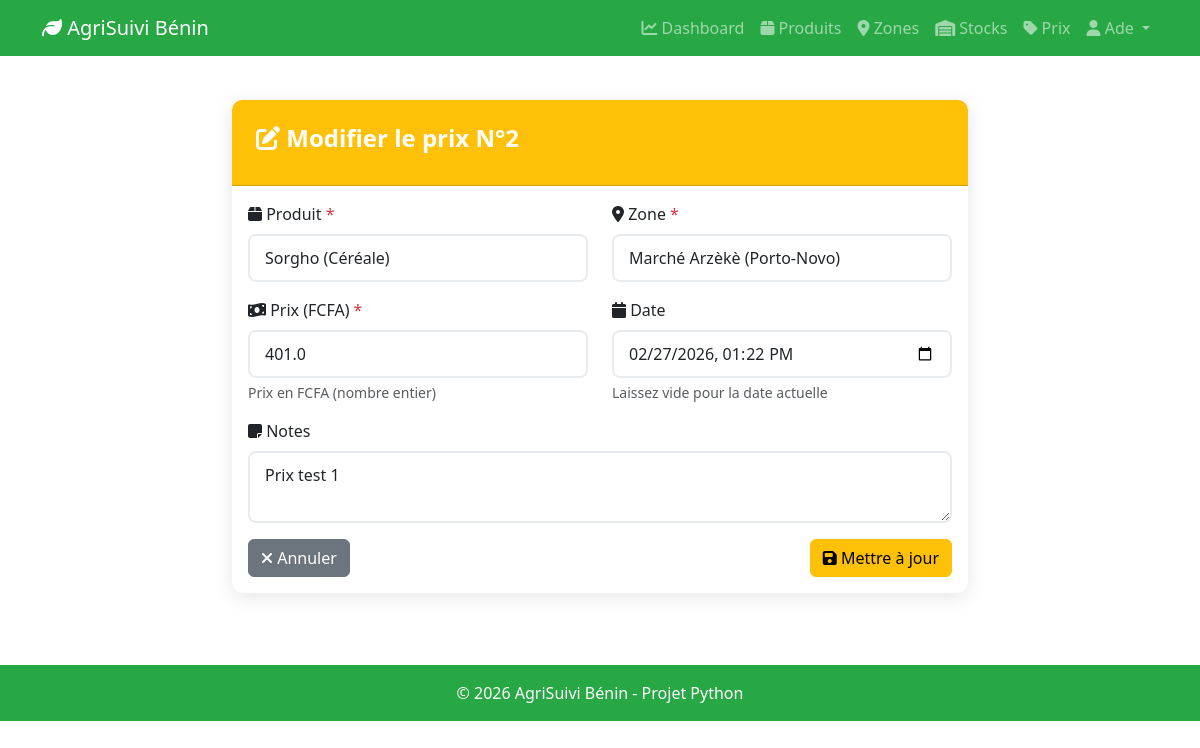
Screenshot of /prices/edit/2 (signed in) with the database file from the repository.
### models.py (models this page shows)
class User(Base):
    __tablename__ = "users"
    id = Column(Integer, primary_key=True, index=True)
    username = Column(String(50), unique=True, index=True)
    email = Column(String(100), unique=True, index=True)
    hashed_password = Column(String(200))
    is_active = Column(Boolean, default=True)
    is_admin = Column(Boolean, default=False)
    created_at = Column(DateTime, default=datetime.now)

class Price(Base):
    __tablename__ = "prices"
    id = Column(Integer, primary_key=True, index=True)
    product_id = Column(Integer, ForeignKey("products.id"))
    zone_id = Column(Integer, ForeignKey("zones.id"))
    price = Column(Float)
    date = Column(DateTime, default=datetime.now)
    notes = Column(Text, nullable=True)
    created_by = Column(Integer, ForeignKey("users.id"), nullable=True)
    product = relationship("Product", back_populates="prices")
    zone = relationship("Zone", back_populates="prices")
    creator = relationship("User")

class Product(Base):
    __tablename__ = "products"
    id = Column(Integer, primary_key=True, index=True)
    name = Column(String(100), index=True)
    category = Column(String(50))
    unit = Column(String(20))
    description = Column(Text, nullable=True)
    created_at = Column(DateTime, default=datetime.now)
    created_by = Column(Integer, ForeignKey("users.id"), nullable=True)
    stocks = relationship("Stock", back_populates="product")
    prices = relationship("Price", back_populates="product")
    creator = relationship("User")

class Zone(Base):
    __tablename__ = "zones"
    id = Column(Integer, primary_key=True, index=True)
    name = Column(String(100), index=True)
    type = Column(String(50))
    department = Column(String(50))
    city = Column(String(100))
    created_at = Column(DateTime, default=datetime.now)
    stocks = relationship("Stock", back_populates="zone")
    prices = relationship("Price", back_populates="zone")

### main.py (the view)
@app.get("/prices/edit/{price_id}")
async def edit_price_form(request: Request, price_id: int, db: Session = Depends(get_db)):
    user = getattr(request.state, 'user', None)
    if not user:
        return RedirectResponse(url="/login", status_code=303)
    price = db.query(models.Price).filter(models.Price.id == price_id).first()
    if not price:
        return RedirectResponse(url="/prices", status_code=303)
    products = db.query(models.Product).all()
    zones = db.query(models.Zone).all()
    return templates.TemplateResponse(
        "prices/edit.html",
        {
            "request": request,
            "price": price,
            "products": products,
            "zones": zones
        }
    )

### templates/prices/edit.html (shortened to what this page needs)
{% extends "base.html" %}
{% block content %}
<div class="row justify-content-center">
    <div class="col-md-8">
        <div class="card">
            <div class="card-header bg-warning text-white">
                <h4><i class="fas fa-edit"></i> Modifier le prix N°{{ price.id }}</h4>
            </div>
            <div class="card-body">
                <form method="post" id="priceForm" onsubmit="return validateForm()">
                    <div class="row">
                        <div class="col-md-6 mb-3">
                            <label for="product_id" class="form-label">
                                <i class="fas fa-box"></i> Produit <span class="text-danger">*</span>
                            </label>
                            <select class="form-control" id="product_id" name="product_id" required>
                                {% for product in products %}
                                <option value="{{ product.id }}"
                                    {% if product.id == price.product_id %}selected{% endif %}>
                                    {{ product.name }} ({{ product.category }})
                                </option>
                                {% endfor %}
                            </select>
                        </div>
                        <div class="col-md-6 mb-3">
                            <label for="zone_id" class="form-label">
                                <i class="fas fa-map-marker-alt"></i> Zone <span class="text-danger">*</span>
                            </label>
                            <select class="form-control" id="zone_id" name="zone_id" required>
                                {% for zone in zones %}
                                <option value="{{ zone.id }}"
                                    {% if zone.id == price.zone_id %}selected{% endif %}>
                                    {{ zone.name }} ({{ zone.city }})
                                </option>
                                {% endfor %}
                            </select>
                        </div>
                    </div>
                    <div class="row">
                        <div class="col-md-6 mb-3">
                            <label for="price" class="form-label">
                                <i class="fas fa-money-bill-wave"></i> Prix (FCFA) <span class="text-danger">*</span>
                            </label>
                            <input type="number" step="1" min="1" class="form-control"
                                   id="price" name="price"
                                   value="{{ price.price }}"
                                   placeholder="Ex: 1500" required>
                            <div class="form-text">Prix en FCFA (nombre entier)</div>
                        </div>
                        <div class="col-md-6 mb-3">
                            <label for="date" class="form-label">
                                <i class="fas fa-calendar"></i> Date
                            </label>
                            <input type="datetime-local" class="form-control"
                                   id="date" name="date"
                                   value="{{ price.date.strftime('%Y-%m-%dT%H:%M') if price.date else '' }}">
                            <div class="form-text">Laissez vide pour la date actuelle</div>
                        </div>
                    </div>
                    <div class="mb-3">
                        <label for="notes" class="form-label">
                            <i class="fas fa-sticky-note"></i> Notes
                        </label>
                        <textarea class="form-control" id="notes" name="notes"
                                  rows="2" placeholder="Informations complémentaires...">{{ price.notes or '' }}</textarea>
                    </div>
                    <div class="d-flex justify-content-between">
                        <a href="/prices" class="btn btn-secondary">
                            <i class="fas fa-times"></i> Annuler
                        </a>
                        <button type="submit" class="btn btn-warning">
                            <i class="fas fa-save"></i> Mettre à jour
                        </button>
                    </div>
                </form>
            </div>
        </div>
    </div>
</div>
{% endblock %}

### templates/base.html (shortened to what this page needs)
<!DOCTYPE html>
<html lang="fr">
<head>
    <link href="https://cdn.jsdelivr.net/npm/bootstrap@5.3.2/dist/css/bootstrap.min.css" rel="stylesheet">
    <link rel="stylesheet" href="https://cdnjs.cloudflare.com/ajax/libs/font-awesome/6.4.2/css/all.min.css">
    <link rel="stylesheet" href="/static/css/style.css">
</head>
<body>
    <nav class="navbar navbar-expand-lg navbar-dark bg-success">
        <div class="container">
            <a class="navbar-brand" href="/">
                <i class="fas fa-leaf"></i> AgriSuivi Bénin
            </a>
            <div class="collapse navbar-collapse" id="navbarNav">
                <ul class="navbar-nav ms-auto">
    <li class="nav-item">
        <a class="nav-link" href="/dashboard"><i class="fas fa-chart-line"></i> Dashboard</a>
    </li>
    {% if get_user(request) %}
    <li class="nav-item">
        <a class="nav-link" href="/products"><i class="fas fa-box"></i> Produits</a>
    </li>
    <li class="nav-item">
        <a class="nav-link" href="/zones"><i class="fas fa-map-marker-alt"></i> Zones</a>
    </li>
    <li class="nav-item">
        <a class="nav-link" href="/stocks"><i class="fas fa-warehouse"></i> Stocks</a>
    </li>
    <li class="nav-item">
        <a class="nav-link" href="/prices"><i class="fas fa-tag"></i> Prix</a>
    </li>
    <li class="nav-item dropdown">
        <a class="nav-link dropdown-toggle" href="#" id="userDropdown" role="button" data-bs-toggle="dropdown">
            <i class="fas fa-user"></i> {{ get_user(request).username }}
        </a>
    </li>
    {% endif %}
</ul>
            </div>
        </div>
    </nav>
    <main class="container my-4">
        {% block content %}{% endblock %}
    </main>
    <footer class="bg-light text-center text-lg-start mt-5">
        <div class="text-center p-3 bg-success text-white">
            © 2026 AgriSuivi Bénin - Projet Python
        </div>
    </footer>
</body>
</html>

### static/css/style.css (style rules this page uses)
body { min-height: 100vh; display: flex; flex-direction: column; }
footer { margin-top: auto; }
.card { box-shadow: 0 2px 4px rgba(0,0,0,0.1); transition: transform 0.2s; }
.navbar { margin-bottom: 20px; }
.bg-success { background-color: #28a745 !important; }
.card { border: none; border-radius: 10px; box-shadow: 0 4px 20px rgba(0,0,0,0.1); }
.card-header { border-radius: 10px 10px 0 0 !important; padding: 1.5rem; }
.card-header h4 { font-weight: 600; }
.form-control { border-radius: 8px; padding: 10px 15px; border: 2px solid #e9ecef; transition: all 0.3s; }

### rows the page displays
User: username "Ade"
Price: id "2", product_id "Sorgho (Céréale)", zone_id "Marché Arzèkè (Porto-Novo)", price "401.0", date "02/27/2026 13:22", notes "Prix test 1"
